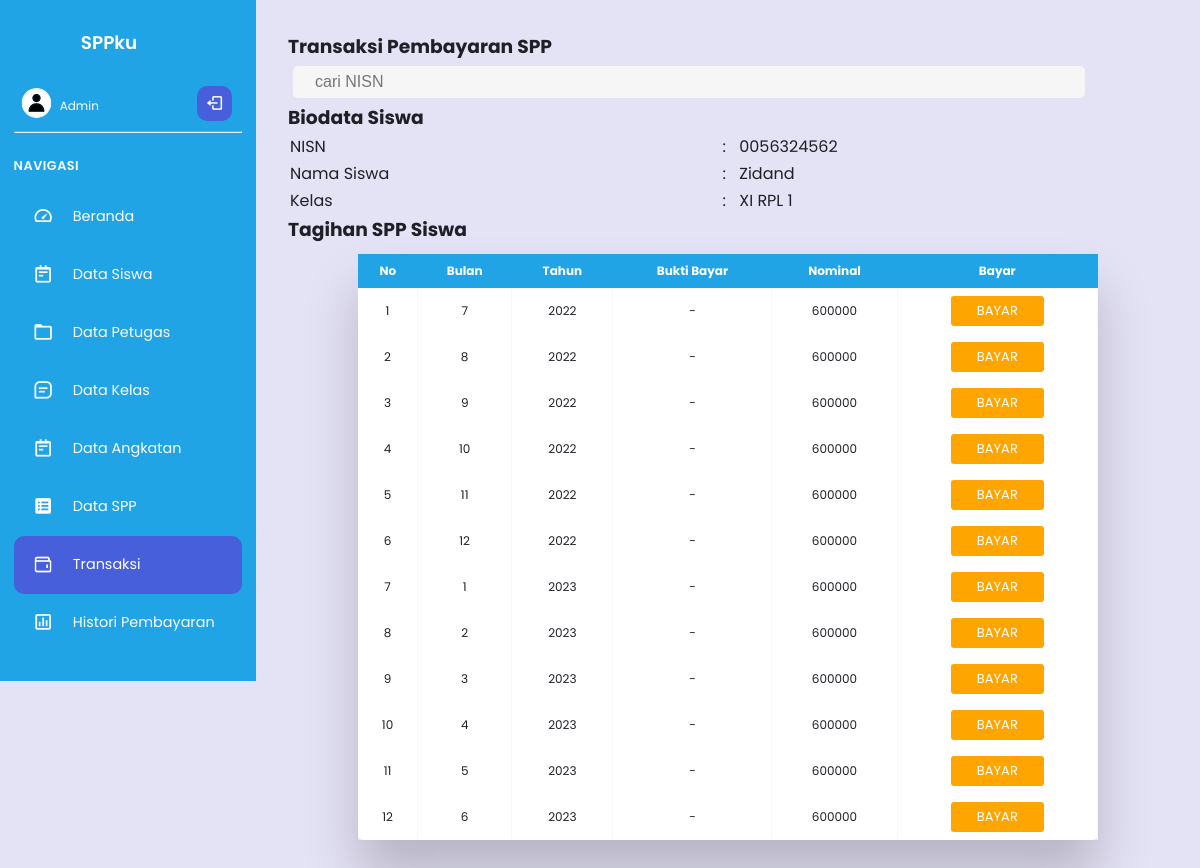
The page /admin/search/searchspp.php?cari=0056324562 on the database its author committed.
### tables this page shows
CREATE TABLE `siswa` (
  `NISN` char(10) NOT NULL,
  `NIS` char(8) NOT NULL,
  `nama` varchar(50) NOT NULL,
  `id_kelas` int(11) NOT NULL,
  `alamat` text NOT NULL,
  `no_tlp` varchar(13) NOT NULL,
  `password` varchar(255) NOT NULL,
  `id` int(11) NOT NULL,
  `foto_siswa` varchar(255) NOT NULL
);

CREATE TABLE `kelas` (
  `id_kelas` int(11) NOT NULL,
  `nama_kelas` varchar(20) NOT NULL,
  `jurusan` varchar(20) NOT NULL,
  `id_angkatan` int(11) NOT NULL
);

CREATE TABLE `pembayaran` (
  `id_pembayaran` int(11) NOT NULL,
  `id_petugas` int(11) NOT NULL,
  `NISN` char(10) NOT NULL,
  `jatuh_tempo` date NOT NULL,
  `tgl_bayar` date NOT NULL,
  `bulan_spp` int(2) NOT NULL,
  `id_spp` int(11) NOT NULL,
  `tahun_spp` int(4) NOT NULL,
  `foto_bukti` varchar(255) NOT NULL,
  `keterangan` enum('lunas','belum lunas') NOT NULL
);

CREATE TABLE `spp` (
  `id_spp` int(11) NOT NULL,
  `id_angkatan` int(11) NOT NULL,
  `tahun` varchar(20) NOT NULL,
  `nominal` int(11) NOT NULL
);

### admin/search/searchspp.php (the view, shortened to what this page needs)
<?php
      if ($_GET) {
        $search = $_GET['cari'];
          if(isset($_GET['cari'])){
          include "koneksi.php";
          $his = mysqli_query($conn, "select * from siswa where NISN like '$search'");
          $f=mysqli_fetch_array($his);
          $row = mysqli_num_rows($his);
          if ($row > 0) {
      ?>
<!DOCTYPE html>
<html lang="en">
<head>
  <link rel="stylesheet" href="style.css?<?php echo time(); ?>">
  <link href='https://unpkg.com/boxicons@2.0.9/css/boxicons.min.css' rel='stylesheet'>
</head>
<body>
<nav>
    <div class="sidebar-top">
      <h3 class="hide">SPPku</h3>
    </div>
    <div class="sidebar-footer">
      <div class="admin-user tooltip-element" data-tooltip="1">
        <div class="admin-profile hide">
          <img src="../gambar/Profile4.svg" alt="" width="30" height="30">
          <div class="admin-info">
            <h5>Admin</h5>
          </div>
        </div>
        <a href="logout.php" class="log-out">
          <i class='bx bx-log-out ' ></i>
        </a>
      </div>
      <hr>
    </div>
    <div class="sidebar-links">
    <h4 class="hide">Navigasi</h4>
      <ul>
      <li class="tooltip-element" data-tooltip="1">
          <a href="../index.php" data-active="1">
            <div class="icon">
            <i class='bx bx-tachometer'></i>
            </div>
            <span class="link hide">Beranda</span>
          </a>
        </li>
        <li class="tooltip-element" data-tooltip="0" class="ac">
          <a href="../datasiswa.php"  data-active="0">
            <div class="icon">
            <i class='bx bx-notepad'></i>
            </div>
            <span class="link hide">Data Siswa</span>
          </a>
        </li>
        <li class="tooltip-element" data-tooltip="1">
          <a href="../datapetugas.php" data-active="1">
            <div class="icon">
              <i class='bx bx-folder'></i>
            </div>
            <span class="link hide">Data Petugas</span>
          </a>
        </li>
        <li class="tooltip-element" data-tooltip="2">
          <a href="../datakelas.php" data-active="2">
            <div class="icon">
              <i class='bx bx-message-square-detail'></i>
            </div>
            <span class="link hide">Data Kelas</span>
          </a>
        </li>
        <li class="tooltip-element" data-tooltip="0" class="ac">
          <a href="../dataangkatan.php"   data-active="0">
            <div class="icon">
            <i class='bx bx-notepad'></i>
            </div>
            <span class="link hide">Data Angkatan</span>
          </a>
        </li>
        <li class="tooltip-element" data-tooltip="0" class="ac">
          <a href="../dataspp.php" class="active" data-active="0">
            <div class="icon">
            <i class='bx bxs-spreadsheet' style='color:#ffffff' ></i>
            </div>
            <span class="link hide">Data SPP</span>
          </a>
        </li>
        <div class="active-tab">
        <li class="tooltip-element" data-tooltip="0">
          <a href="../transaksi.php" class="active" data-active="4">
            <div class="icon">
            <img style="width:1.3rem; margin-left:19px;"/>
            </div>
            <span class="link hide">Transaksi</span>
          </a>
        </li>
        </div>
        <li class="tooltip-element" data-tooltip="3">
          <a href="../histori.php" data-active="3">
            <div class="icon">
              <i class='bx bx-bar-chart-square'></i>
            </div>
            <span class="link hide">Histori Pembayaran</span>
          </a>
        </li>
      </ul>
    </div>
  </nav>
  <main>
  <h3>Transaksi Pembayaran SPP</h3>
<form method="get"  action="searchspp.php">
	 <input type="number" name="cari" placeholder="cari NISN"/>
</form>
<?php
$sq=mysqli_query($conn, "select * from siswa a join kelas b on b.id_kelas=a.id_kelas where a.NISN=$f[NISN] order by nama asc ");
$t=mysqli_fetch_array($sq);
?>
<h3>Biodata Siswa</h3>
<table>
	<tr>
		<td>NISN</td>
		<td>:</td>
		<td><?php echo $f['NISN']; ?></td>
	</tr>
	<tr>
		<td>Nama Siswa</td>
		<td>:</td>
		<td><?php echo $f['nama']; ?></td>
	</tr>
	<tr>
		<td>Kelas</td>
		<td>:</td>
		<td><?php echo $t['nama_kelas']; ?></td>
	</tr>
</table>
<h3>Tagihan SPP Siswa</h3>
<div class="table-wrapper">
  <table class="fl-table">
      <thead>
      <tr>
      <th>No</th>
      <th>Bulan</th>
      <th>Tahun</th>
      <th>Bukti Bayar</th>
      <th>Nominal</th>
      <th>Bayar</th>
      </tr>
      </thead>
      <tbody>
	<?php
    include "koneksi.php";
	$sql = mysqli_query($conn, "SELECT *, a.* FROM pembayaran b join spp a using(id_spp)WHERE NISN='$f[NISN]' ORDER BY jatuh_tempo ASC");
	$no=0;
	while($d=mysqli_fetch_array($sql)){
$bulan=$d['bulan_spp'];
$tahun=$d['tahun_spp'];
$nominal=$d['nominal'];
if($d['foto_bukti']==null){
 $bukti="-";
}else{
 $bukti="<span class='tampil-gambar' data-src='../../siswa/bukti/$d[foto_bukti]' alt='foto bukti'>Lihat Foto</span>";
}
    $no++;
    if($d['keterangan']=='lunas'){
      $bayar="<td>"."<img src='../gambar/lunas.png' style='width:40px; heigth:40px;'>"."</td>";
    }elseif($d['keterangan']=='belum lunas'){
    $bayar="<td>"."<a href='../proses_transaksi.php?id_pembayaran=$d[id_pembayaran]&NISN=$d[NISN]'  class='button-pay'>Bayar</a>"."</td>";
    }
?>
        <td><?=$no?></td>
        <td><?=$bulan?></td>
        <td><?=$tahun?></td>
        <td><?=$bukti?></td>
        <td><?=$nominal.$bayar?></td>
  </tbody>
        <?php
  }
?>
</table>
  </main>
    </body>
    </html>
    <?php
          }elseif($row==0){
            header('location: searchemptyspp.php');
          }
          }
}
?>

### admin/search/style.css (style rules this page uses)
*, *::before, *::after { padding: 0; margin: 0; box-sizing: border-box; }
:root { --main-color: #21a4e6; --main-color-dark: #475fda; --main-color-light: #5872f5; --text-color: #fcfcfd; }
body { font-family: "Poppins", sans-serif; overflow-x: hidden; background-color: #e4e2f5; min-height: 100vh; display: flex; position: relative; }
a { text-decoration: none; }
ul { list-style: none; }
nav { position: sticky; top: 0; left: 0; height: 100%; background-color: var(--main-color); width: 16rem; padding: 1.8rem 0.85rem; color: #fff; display: flex; flex-direction: column; transition: width 0.5s ease-in-out; }
nav::before { content: ""; position: absolute; width: 2rem; height: 100%; top: 0; left: 100%; }
main { flex: 1; padding: 2rem; color: #1f2027; display: flex; flex-direction: column; }
.sidebar-top { position: relative; display: flex; align-items: center; }
.sidebar-top h3 { padding-left: 0.5rem; font-weight: 600; font-size: 1.15rem; }
.sidebar-links ul { position: relative; margin-top: 0; }
.sidebar-links li { position: relative; padding: 2.5px 0; }
.sidebar-links a { color: var(--text-color); font-weight: 400; font-size: 0.9rem; display: flex; align-items: center; height: 53px; }
.icon { font-size: 1.3rem; text-align: center; min-width: 3.7rem; display: grid; grid-template-columns: 1fr; grid-template-rows: 1fr; }
.icon i { grid-column: 1 / 2; grid-row: 1 / 2; transition: 0.3s; }
.icon i:last-child { opacity: 0; color: #fff; }
.sidebar-links a.active, .sidebar-links a:hover { color: #fff; }
.sidebar-links a .link { transition: opacity 0.3s 0.2s, color 0.3s; }
.sidebar-links a.active i:last-child { opacity: 1; }
.active-tab { width: 100%; background-color: var(--main-color-dark); border-radius: 10px; transition: top 0.3s; }
.sidebar-links h4 { position: relative; font-size: 0.8rem; text-transform: uppercase; font-weight: 600; padding: 0 ; color: var(--text-color); letter-spacing: 0.5px; height: 45px; line-height: 45px; transition: opacity 0.3s 0.2s, height 0.5s 0s; }
.sidebar-footer { position: relative; margin-top: 0; margin-left: 0; }
.sidebar-footer hr { margin-top: 10px; color: #fff; height: 2px; margin-bottom: 10px; }
.admin-user { display: flex; align-items: center; margin-left: 0; margin-top: 30px; }
.admin-profile { white-space: nowrap; max-width: 100%; transition: opacity 0.3s 0.2s, max-width 0.7s 0s ease-in-out; display: flex; align-items: center; flex: 1; overflow: hidden; margin-right: 10px; }
.admin-user img { width: 2.9rem; border-radius: 50%; margin: 0 0.4rem; }
.admin-info { width: 100%; }
.admin-info h5 { font-weight: 400; font-size: 0.75rem; color: var(--text-color); margin-top: 0.3rem; line-height: 1; }
.log-out { display: flex; height: 35px; width: 35px; background-color: var(--main-color-dark); color: var(--text-color); align-items: center; justify-content: center; font-size: 1.15rem; border-radius: 10px; margin: 0 0.65rem; transition: color 0.3s; }
.hide { transition: opacity 0.3s 0.2s; }
.table-wrapper { margin: 10px 70px 70px; box-shadow: 0px 35px 50px rgba( 0, 0, 0, 0.2 ); }
.fl-table { border-radius: 5px; font-size: 12px; font-weight: normal; border: none; border-collapse: collapse; width: 100%; white-space: nowrap; background-color: white; }
.fl-table td, .fl-table th { text-align: center; padding: 8px; }
.fl-table td { border-right: 1px solid #f8f8f8; font-size: 12px; }
.fl-table thead th { color: #ffffff; background: var(--main-color); }
.fl-table thead th:nth-child(odd) { color: #ffffff; background: var(--main-color); }
input[type=number] { background-color: #f6f6f6; border: none; color: #0d0d0d; padding: 5px 20px; text-decoration: none; display: inline-block; font-size: 16px; margin: 5px; width: 90%; border: 2px solid #f6f6f6; -webkit-transition: all 0.5s ease-in-out; -moz-transition: all 0.5s ease-in-out; -ms-transition: all 0.5s ease-in-out; -o-transition: all 0.5s ease-in-out; transition: all 0.5s ease-in-out; -webkit-border-radius: 5px 5px 5px 5px; border-radius: 5px 5px 5px 5px; }
.button-pay { background-color: orange; border: none; color: white; padding: 5px 26px; text-align: center; text-decoration: none; display: inline-block; text-transform: uppercase; font-size: 13px; border-radius: 3px; }

### rows shown on the page
siswa: NISN "0056324562", nama "Zidand", id_kelas.nama_kelas "XI RPL 1"
pembayaran: bulan_spp "7", tahun_spp "2022", foto_bukti "-", id_spp.nominal "600000"
pembayaran: bulan_spp "8", tahun_spp "2022", foto_bukti "-", id_spp.nominal "600000"
pembayaran: bulan_spp "9", tahun_spp "2022", foto_bukti "-", id_spp.nominal "600000"
pembayaran: bulan_spp "10", tahun_spp "2022", foto_bukti "-", id_spp.nominal "600000"
pembayaran: bulan_spp "11", tahun_spp "2022", foto_bukti "-", id_spp.nominal "600000"
pembayaran: bulan_spp "12", tahun_spp "2022", foto_bukti "-", id_spp.nominal "600000"
pembayaran: bulan_spp "1", tahun_spp "2023", foto_bukti "-", id_spp.nominal "600000"
pembayaran: bulan_spp "2", tahun_spp "2023", foto_bukti "-", id_spp.nominal "600000"
pembayaran: bulan_spp "3", tahun_spp "2023", foto_bukti "-", id_spp.nominal "600000"
pembayaran: bulan_spp "4", tahun_spp "2023", foto_bukti "-", id_spp.nominal "600000"
pembayaran: bulan_spp "5", tahun_spp "2023", foto_bukti "-", id_spp.nominal "600000"
pembayaran: bulan_spp "6", tahun_spp "2023", foto_bukti "-", id_spp.nominal "600000"
